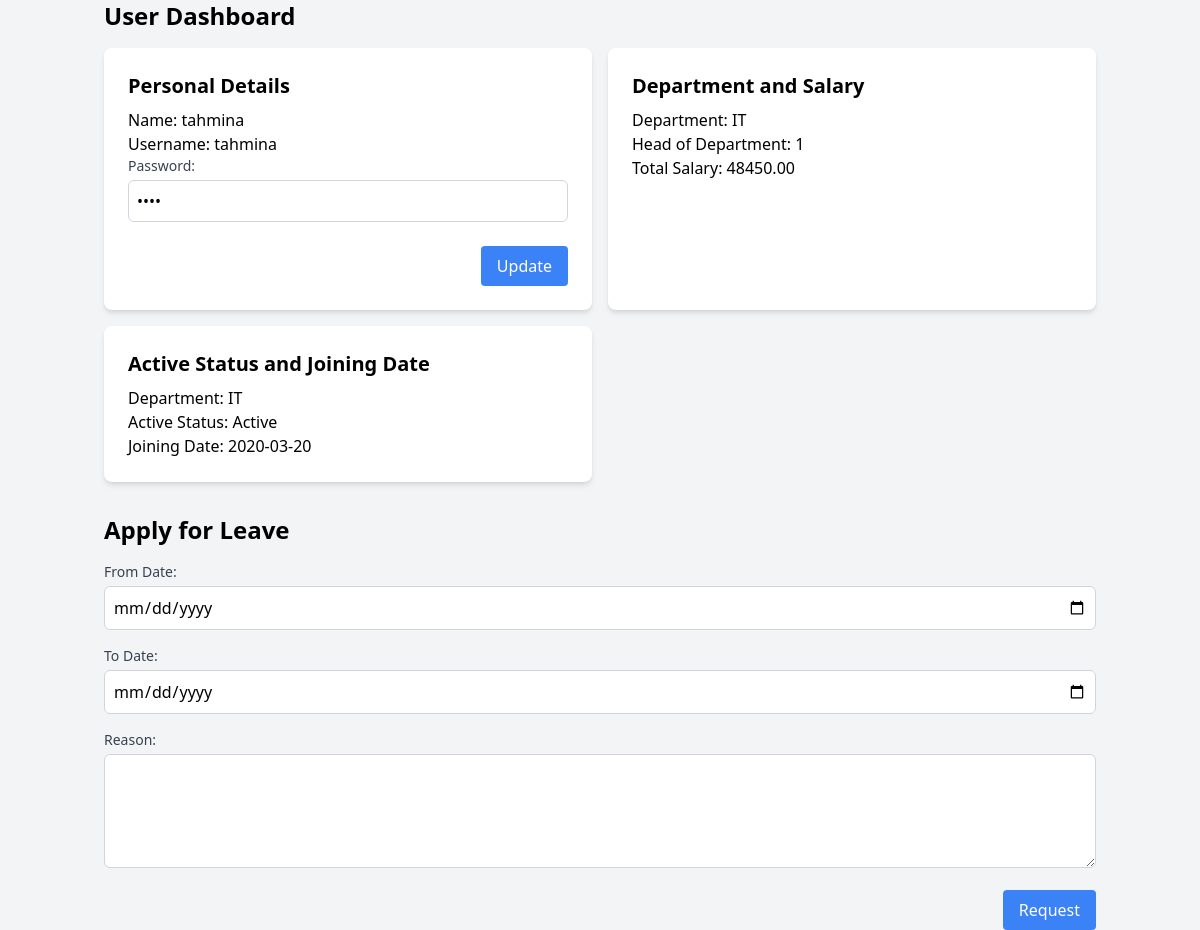
Page /scripts/employee_dashboard.php (signed in) on the committed database.
### tables this page shows
CREATE TABLE `employee` (
  `employeeId` int(100) NOT NULL,
  `name` varchar(100) NOT NULL,
  `email` varchar(100) NOT NULL,
  `phone` varchar(15) NOT NULL,
  `address` varchar(200) NOT NULL,
  `jobTitle` varchar(60) NOT NULL,
  `departmentId` int(30) NOT NULL,
  `dateOfJoining` date NOT NULL,
  `status` varchar(20) NOT NULL,
  `baseSalary` decimal(10,2) NOT NULL,
  `username` varchar(50) NOT NULL,
  `password` varchar(80) NOT NULL,
  `role` enum('employee','admin') NOT NULL
);

CREATE TABLE `department` (
  `departmentId` int(10) NOT NULL,
  `departmentName` varchar(100) NOT NULL,
  `description` varchar(300) NOT NULL,
  `headOfDepartment` int(100) NOT NULL
);

### scripts/employee_dashboard.php (the view, shortened to what this page needs)
<?php
include("db_connection.php");
$userId = $_SESSION['userId'];
if ($_SERVER['REQUEST_METHOD'] == 'POST') {
    if (isset($_POST['change_password'])) {
        $username = $_POST['username'];
        $password = $_POST['password'];
        $updateQuery = "
        UPDATE Employee
        SET password =?
        WHERE employeeId =?;
        ";
        $stmt = $conn->prepare($updateQuery);
        $stmt->bind_param("si", $password, $userId);
        $stmt->execute();
        header("Location: employee_dashboard.php");
        $userData = $stmt->get_result()->fetch_assoc();
        exit;
    } else {
        $from_date = sanitizeInput($_POST['from_date']);
        $to_date = sanitizeInput($_POST['to_date']);
        $reason = sanitizeInput($_POST['reason']);
        $from_date_obj = date_create_from_format('Y-m-d', $from_date);
        $to_date_obj = date_create_from_format('Y-m-d', $to_date);
        if (!$from_date_obj || !$to_date_obj) {
            die("Invalid date format.");
        }
        $check_employee_query = "SELECT employeeId FROM Employee WHERE employeeId = ?";
        $stmt = $conn->prepare($check_employee_query);
        $stmt->bind_param("i", $userId);
        $stmt->execute();
        $stmt->store_result();
        if ($stmt->num_rows > 0) {
            $insertQuery = "INSERT INTO leave_requests (employeeId, from_date, to_date, reason) VALUES (?, ?, ?, ?)";
            $stmt = $conn->prepare($insertQuery);
            $stmt->bind_param("isss", $userId, $from_date, $to_date, $reason);
            if ($stmt->execute()) {
                header("Location: successful.php");
            } else {
                header("Location: error.php");
                echo $stmt->error;
            }
        } else {
            header("Location: error.php");
        }
    }
} else {
    $query = "
    SELECT
        e.name, e.username, e.password, e.dateOfJoining, e.status,
        d.departmentName, d.headOfDepartment,
        (e.baseSalary + s.bonuses - s.deductions) AS totalSalary
    FROM Employee e
    LEFT JOIN Salary s ON e.employeeId = s.employeeId
    LEFT JOIN Department d ON e.departmentId = d.departmentId
    WHERE e.employeeId = ?";
    $stmt = $conn->prepare($query);
    $stmt->bind_param("i", $userId);
    $stmt->execute();
    $result = $stmt->get_result();
    $userData = $result->fetch_assoc();
}
?>
<!DOCTYPE html>
<html>
<head>
    <link href="https://cdn.jsdelivr.net/npm/tailwindcss@2.2.19/dist/tailwind.min.css" rel="stylesheet">
</head>
<body class="bg-gray-100 min-h-screen">
    <div class="container mx-auto px-4">
        <h1 class="text-2xl font-bold mb-4">User Dashboard</h1>
        <div class="grid grid-cols-1 md:grid-cols-2 gap-4">
            <div class="p-6 bg-white rounded-lg shadow-md">
                <h2 class="text-xl font-semibold mb-2">Personal Details</h2>
                <form action="<?php echo htmlspecialchars($_SERVER['PHP_SELF']);?>" method="post">
                    <p>Name: <?php echo htmlspecialchars($userData['name']);?></p>
                    <p>Username: <?php echo htmlspecialchars($userData['username']);?></p>
                    <div>
                         <label for="password" class="block text-sm font-medium text-gray-700">Password:</label>
                        <input type="password" id="password" name="password" value="<?php echo htmlspecialchars($userData['password']);?>" class="w-full mt-1 p-2 border border-gray-300 rounded-md">
                    </div>
                    <div class="flex justify-end">
                        <button type="submit" class="px-4 py-2 text-white bg-blue-500 rounded hover:bg-blue-600">Update</button>
                    </div>
                </form>
            </div>
            <div class="p-6 bg-white rounded-lg shadow-md">
                <h2 class="text-xl font-semibold mb-2">Department and Salary</h2>
                <p>Department: <?php echo htmlspecialchars($userData['departmentName']);?></p>
                <p>Head of Department: <?php echo htmlspecialchars($userData['headOfDepartment']);?></p>
                <p>Total Salary: <?php echo htmlspecialchars($userData['totalSalary']);?></p>
            </div>
            <div class="p-6 bg-white rounded-lg shadow-md">
                <h2 class="text-xl font-semibold mb-2">Active Status and Joining Date</h2>
                <p>Department: <?php echo htmlspecialchars($userData['departmentName']);?></p>
                <p>Active Status: <?php echo htmlspecialchars($userData['status']);?></p>
                <p>Joining Date: <?php echo htmlspecialchars($userData['dateOfJoining']);?></p>
            </div>
        </div>
        <div class="mt-8">
            <h2 class="text-2xl font-bold mb-4">Apply for Leave</h2>
            <form method="POST" action="<?php echo htmlspecialchars($_SERVER['PHP_SELF']);?>">
                <div class="mb-4">
                    <label for="from_date" class="block text-sm font-medium text-gray-700">From Date:</label>
                    <input type="date" id="from_date" name="from_date" required class="w-full mt-1 p-2 border border-gray-300 rounded-md">
                </div>
                <div class="mb-4">
                    <label for="to_date" class="block text-sm font-medium text-gray-700">To Date:</label>
                    <input type="date" id="to_date" name="to_date" required class="w-full mt-1 p-2 border border-gray-300 rounded-md">
                </div>
                <div class="mb-4">
                    <label for="reason" class="block text-sm font-medium text-gray-700">Reason:</label>
                    <textarea id="reason" name="reason" rows="4" required class="w-full mt-1 p-2 border border-gray-300 rounded-md"></textarea>
                </div>
                <div class="flex justify-end">
                    <button type="submit" class="px-4 py-2 text-white bg-blue-500 rounded hover:bg-blue-600">Request</button>
                </div>
            </form>
        </div>
    </div>
</body>
</html>

### rows in the picture
employee: name "tahmina", username "tahmina", departmentId.departmentName "IT", departmentId.headOfDepartment "1", status "Active", dateOfJoining "2020-03-20"

### other values in the picture
$userData['totalSalary'] "48450.00"
